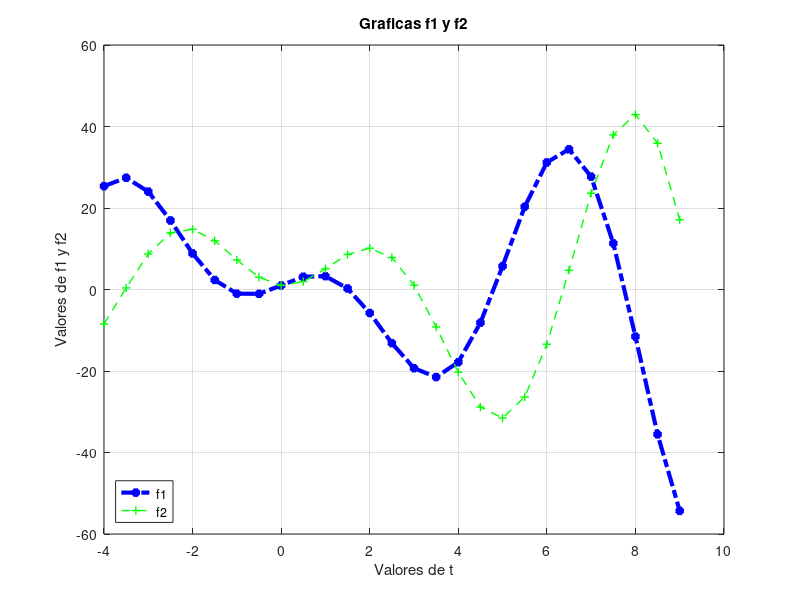

Source code (MATLAB):
%Programa que representa 2 graficas
%Limpiamos pantalla y espacio de trabajo
clear all
clc
%Rango
t= -4:0.5:9 ;
%Funciones
f1=3.*cos(t)/0.5.*t+exp(-0.5.*t)-4.*t/7;
f2=3.*sin(t)/0.5.*t+exp(-0.5.*t)-4.*t/7;
%Graficas
plot(t,f1,'-.b*','LineWidth',3)
hold on
grid on
plot(t,f2,'--g+','LineWidth',1)
hold off
%Titulo ejes y grafica
xlabel('Valores de t');
ylabel('Valores de f1 y f2');
title('Graficas f1 y f2');
%Leyenda,etiquetas y localizacion
legend('f1','f2','location','southwest')